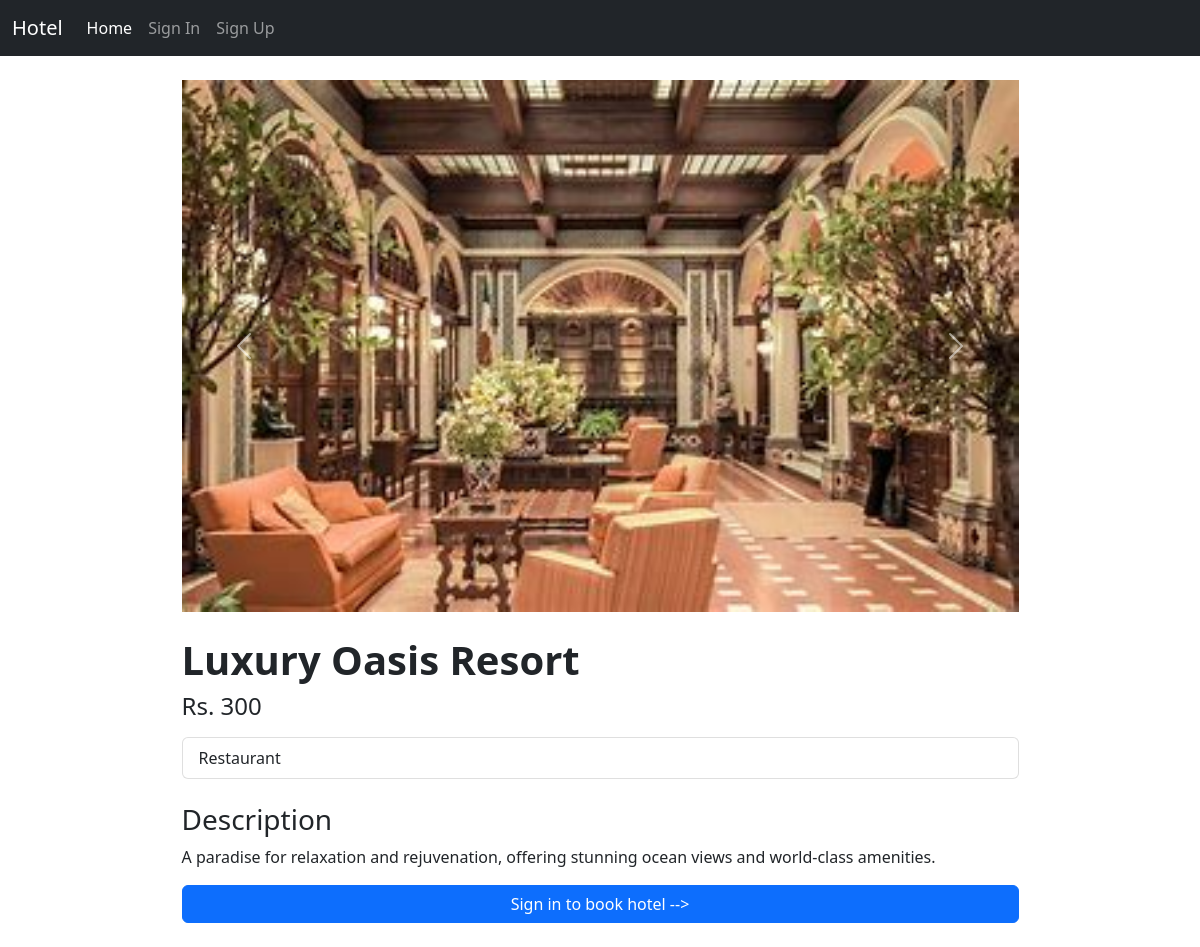
Page /hotel/4188d7681edc4523974f192f2558a3f9 on the committed database.
### home/models.py (models this page shows, shortened)
class BaseModel(models.Model):
    uid = models.UUIDField(default=uuid.uuid4   , editable=False , primary_key=True)
    created_at = models.DateField(auto_now_add=True)
    updated_at = models.DateField(auto_now_add=True)
    class Meta:
        abstract = True
        ordering=['uid']

class HotelImages(BaseModel):
    hotel= models.ForeignKey(Hotel ,related_name="images", on_delete=models.CASCADE)
    images = models.ImageField(upload_to="hotels")

class Hotel(BaseModel):
    hotel_name= models.CharField(max_length=100)
    hotel_price = models.IntegerField()
    description = models.TextField()
    amenities = models.ManyToManyField(Amenities)
    room_count = models.IntegerField(default=10)

class Amenities(BaseModel):
    amenity_name = models.CharField(max_length=100)

### home/views.py (the view, shortened to what this page needs)
# urls.py: path('hotel/<uid>',get_hotel,name='get_hotel'),
def get_hotel(request, uid):
    hotel = Hotel.objects.get(uid=uid)
    context = {'hotel': hotel}
    context['date'] = datetime.today().strftime('%Y-%m-%d')
    return render(request, 'home/hotel.html', context)

### templates/home/hotel.html (shortened to what this page needs)
{% extends 'home/base.html' %}
{% block body %}
<div class=" container mt-4">
    <div id="carouselExampleControls" class="carousel slide w-75 m-auto" data-bs-ride="carousel">
        <div class="carousel-inner">
            {% for i in hotel.images.all %}
            <div class="carousel-item active">
                <img src="/media/{{i.images}}" class="d-block w-100" alt="...">
            </div>
            {% endfor %}
        </div>
        <button class="carousel-control-prev" type="button" data-bs-target="#carouselExampleControls"
            data-bs-slide="prev">
            <span class="carousel-control-prev-icon" aria-hidden="true"></span>
        </button>
        <button class="carousel-control-next" type="button" data-bs-target="#carouselExampleControls"
            data-bs-slide="next">
            <span class="carousel-control-next-icon" aria-hidden="true"></span>
        </button>
    </div>
    <div class="mt-4 mb-4  w-75 m-auto">
        <h1 class="fw-bold">{{hotel.hotel_name|title}}</h1>
        <h4 class="mt-2 mb-3">Rs. {{hotel.hotel_price}}</h4>
        {% for i in hotel.amenities.all %}
        <ul class="list-group ">
            <li class="list-group-item">{{i.amenity_name}}</li>
        </ul>
        {% endfor %}
        <div class="mt-4">
            <h3>Description</h3>
            <p>
                {{hotel.description}}
            </p>
            {% if request.user.is_authenticated %}
            <div class="card">
                <div class="card-body">
                    <form method='POST'>
                        {% csrf_token %}
                        <label for="startDate" class='mt-3'>Check In</label>
                        <input type="date" class="form-control" id="startDate" name="startDate"
                               min="{{ date }}"
                               {% if startdate %} value="{{ startdate }}" {% endif %}
                               required>
                        <label for="endDate" class="mt-3">Check Out</label>
                        <input type="date" class="form-control" id="endDate" name="endDate"
                               min="{{ date }}"
                               {% if enddate %} value="{{ enddate }}" {% endif %}
                               required>
                        <div class='d-grid'>
                            <button class="btn mt-3 btn-primary" type='submit'>Book Now</button>
                        </div>
                    </form>
                </div>
            </div>
            <script>
                // Get the date inputs
                const startDate = document.getElementById("startDate");
                const endDate = document.getElementById("endDate");
                // Update the min attribute of endDate based on startDate
                startDate.addEventListener("change", function() {
                    endDate.min = startDate.value;
                    if (endDate.value < startDate.value) {
                        endDate.value = startDate.value;
                    }
                });
            </script>
            {% else %}
            <div class="d-grid ">
                <a class="btn btn-primary" href="{% url 'signin' %}" type="button">Sign in to book hotel --> </a>
              </div>
            {% endif %}
        </div>
    </div>
</div>
{% endblock body %}

### templates/home/hotel.html (style rules this page uses)
.list-group { list-style-type: disc !important; }

### rows in the picture
HotelImages: images (picture)
Hotel: hotel_name "Luxury Oasis Resort", hotel_price "300", description "A paradise for relaxation and rejuvenation, offering stunning ocean views and world-class amenities."
Amenities: amenity_name "Restaurant"
